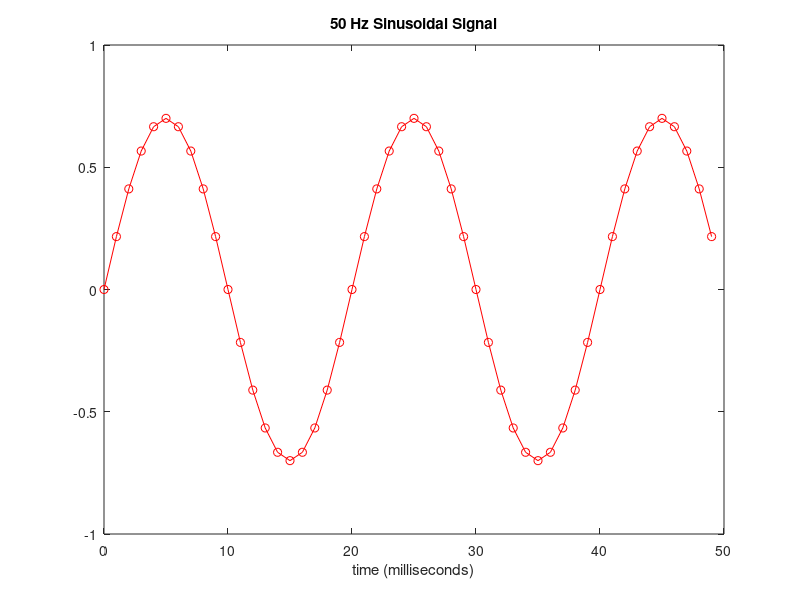
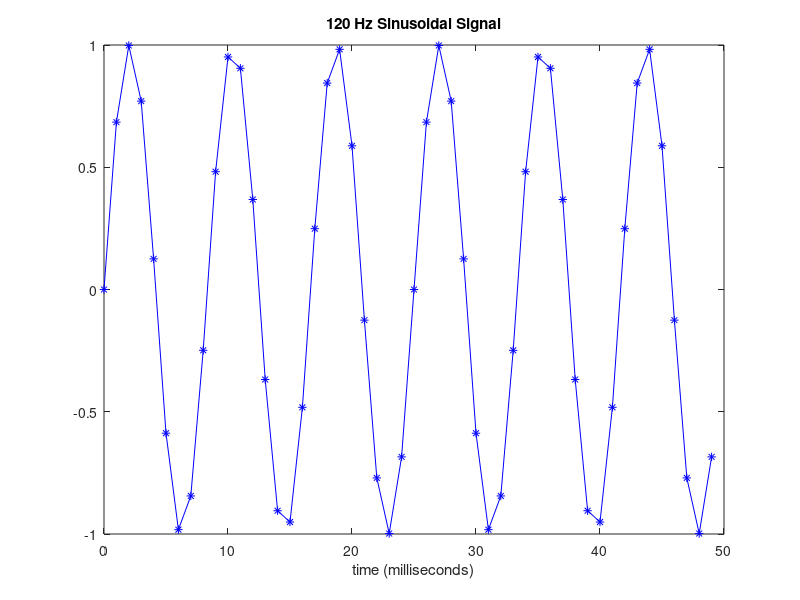
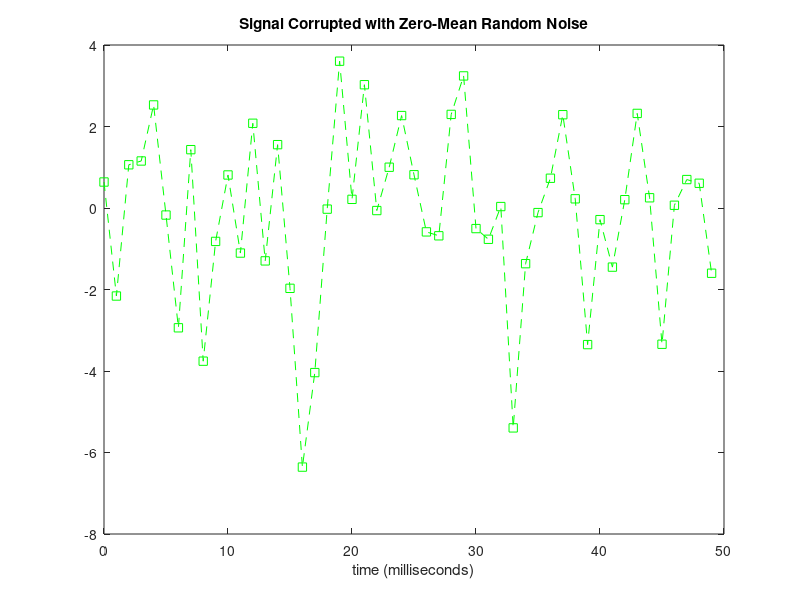

MATLAB code for these plots, in order:
Fs = 1000;                    % Sampling frequency
T = 1/Fs;                     % Sample time
L = 1000;                     % Length of signal
t = (0:L-1)*T;                % Time vector

% Generate a 50 Hz sinusoidal signal
x1 = 0.7*sin(2*pi*50*t);
figure(1)
plot(Fs*t(1:50),x1(1:50), '-ro') %"help plot"
title('50 Hz Sinusoidal Signal')
xlabel('time (milliseconds)')

% Generate a 120 Hz sinusoidal signal
x2 = sin(2*pi*120*t);
figure(2)
plot(Fs*t(1:50),x2(1:50), '-b*')
title('120 Hz Sinusoidal Signal')
xlabel('time (milliseconds)')

y = x1 + x2 + 2*randn(size(t));     % Sinusoids plus noise
figure(3)
plot(Fs*t(1:50),y(1:50), '--gs')
title('Signal Corrupted with Zero-Mean Random Noise')
xlabel('time (milliseconds)')

